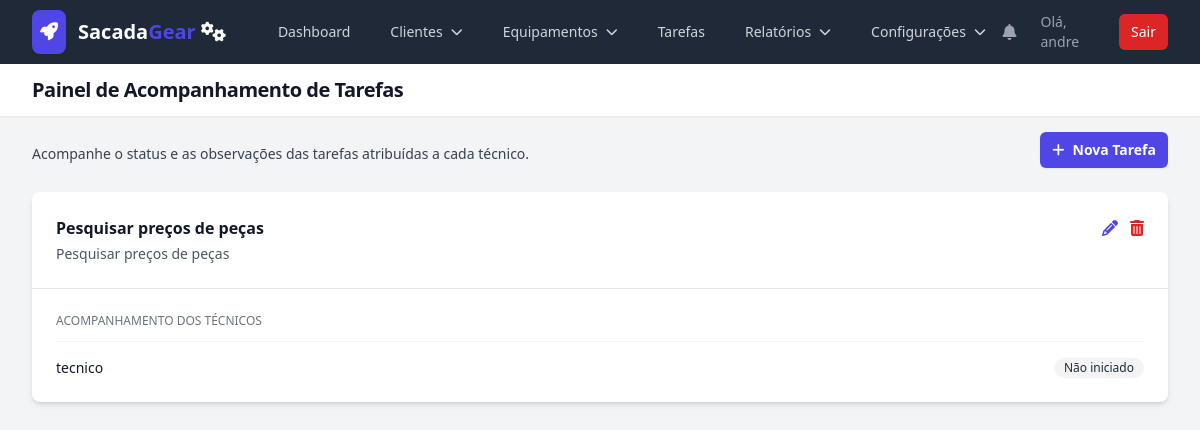
The page /tasks/admin (signed in) on the database its author committed.
### models.py (models this page shows, shortened)
class User(UserMixin, db.Model):
    id = db.Column(db.Integer, primary_key=True)
    username = db.Column(db.String(80), unique=True, nullable=False)
    password_hash = db.Column(db.String(200), nullable=False)
    role = db.Column(db.String(20), nullable=False, default='technician')
    is_active = db.Column(db.Boolean, default=False, nullable=False)
    equipments = db.relationship('Equipment', backref='operator', lazy=True)
    maintenance_records = db.relationship('MaintenanceHistory', backref='technician', lazy=True)
    created_tasks = db.relationship('Task', back_populates='creator', foreign_keys='Task.creator_id')

class Task(db.Model):
    id = db.Column(db.Integer, primary_key=True)
    title = db.Column(db.String(200), nullable=False)
    description = db.Column(db.Text, nullable=True)
    created_date = db.Column(db.DateTime, default=datetime.utcnow)
    creator_id = db.Column(db.Integer, db.ForeignKey('user.id'), nullable=False)
    creator = db.relationship('User', back_populates='created_tasks', foreign_keys=[creator_id])
    assignments = db.relationship('TaskAssignment', backref='task', cascade="all, delete-orphan")

class TaskAssignment(db.Model):
    id = db.Column(db.Integer, primary_key=True)
    task_id = db.Column(db.Integer, db.ForeignKey('task.id'), nullable=False)
    user_id = db.Column(db.Integer, db.ForeignKey('user.id'), nullable=False)
    status = db.Column(db.String(50), default='Não iniciado', nullable=False)
    observation = db.Column(db.Text, nullable=True) # Campo para as anotações do técnico
    technician = db.relationship('User')

### app.py (the view)
    @app.route('/tasks/admin')
    @login_required
    @admin_required
    def admin_tasks():
        tasks = Task.query.order_by(desc(Task.created_date)).all()
        return render_template('admin_tasks.html', tasks=tasks)

### templates/admin_tasks.html (shortened to what this page needs)
{% extends "base.html" %}
{% block header %}Painel de Acompanhamento de Tarefas{% endblock %}
{% block content %}
<div class="sm:flex sm:items-center mb-6">
    <div class="sm:flex-auto">
        <p class="mt-2 text-sm text-gray-700">Acompanhe o status e as observações das tarefas atribuídas a cada técnico.</p>
    </div>
    <div class="mt-4 sm:ml-16 sm:mt-0 sm:flex-none">
        <a href="{{ url_for('create_task') }}" class="block rounded-md bg-indigo-600 px-3 py-2 text-center text-sm font-semibold text-white shadow-sm hover:bg-indigo-500">
            <i class="fas fa-plus mr-2"></i>Nova Tarefa
        </a>
    </div>
</div>
<div class="space-y-6">
    {% for task in tasks %}
    <div class="bg-white shadow-md rounded-lg overflow-hidden">
        <div class="p-4 sm:p-6 border-b border-gray-200">
            <div class="flex justify-between items-start">
                <div>
                    <h3 class="text-base font-semibold leading-6 text-gray-900">{{ task.title }}</h3>
                    {% if task.description %}
                    <p class="mt-1 text-sm text-gray-600">{{ task.description }}</p>
                    {% endif %}
                </div>
                <div class="flex-shrink-0 ml-4 flex items-center gap-3">
                    <a href="{{ url_for('edit_task', task_id=task.id) }}" class="text-indigo-600 hover:text-indigo-800" title="Editar Tarefa">
                        <i class="fas fa-pencil-alt"></i>
                    </a>
                    <form action="{{ url_for('delete_task', task_id=task.id) }}" method="POST"
                          onsubmit="openConfirmationModal(event, 'Deletar Tarefa', 'Tem certeza que deseja deletar esta tarefa?')">
                        <button type="submit" class="text-red-600 hover:text-red-800" title="Deletar Tarefa">
                            <i class="fas fa-trash-alt"></i>
                        </button>
                    </form>
                </div>
            </div>
        </div>
        <div class="p-4 sm:p-6">
            <h4 class="text-xs font-medium text-gray-500 uppercase">Acompanhamento dos Técnicos</h4>
            <ul class="mt-3 space-y-4">
                {% for assignment in task.assignments %}
                <li class="border-t border-gray-100 pt-4">
                    <div class="flex items-center justify-between">
                        <span class="text-sm font-medium text-gray-900">{{ assignment.technician.username }}</span>
                        {% if assignment.status == 'Concluído' %}
                            <span class="inline-flex items-center rounded-full bg-green-100 px-2.5 py-0.5 text-xs font-medium text-green-800">Concluído</span>
                        {% elif assignment.status == 'Em andamento' %}
                            <span class="inline-flex items-center rounded-full bg-blue-100 px-2.5 py-0.5 text-xs font-medium text-blue-800">Em andamento</span>
                        {% elif assignment.status == 'Pendente' %}
                            <span class="inline-flex items-center rounded-full bg-yellow-100 px-2.5 py-0.5 text-xs font-medium text-yellow-800">Pendente</span>
                        {% else %}
                            <span class="inline-flex items-center rounded-full bg-gray-100 px-2.5 py-0.5 text-xs font-medium text-gray-800">Não iniciado</span>
                        {% endif %}
                    </div>
                </li>
                {% endfor %}
            </ul>
        </div>
    </div>
    {% else %}
     <div class="text-center py-12">
        <i class="fas fa-clipboard-check text-4xl text-gray-300"></i>
        <h3 class="mt-2 text-sm font-semibold text-gray-900">Nenhuma tarefa criada</h3>
        <p class="mt-1 text-sm text-gray-500">Comece criando uma nova tarefa para sua equipe.</p>
    </div>
    {% endfor %}
</div>
{% endblock %}

### templates/base.html (shortened to what this page needs)
<!DOCTYPE html>
<html lang="pt-br" class="h-full bg-gray-100">
<head>
    <script src="https://cdn.tailwindcss.com"></script>
    <link rel="stylesheet" href="https://rsms.me/inter/inter.css">
    <link rel="stylesheet" href="https://cdnjs.cloudflare.com/ajax/libs/font-awesome/6.5.2/css/all.min.css">
</head>
<body class="h-full">
    <div class="min-h-full">
        <nav class="bg-gray-800" x-data="{ mobileMenuOpen: false }">
            <div class="mx-auto max-w-7xl px-4 sm:px-6 lg:px-8">
                <div class="flex h-16 items-center justify-between">
                    <div class="flex items-center">
                        <div class="flex-shrink-0">
                           <a href="{{ url_for('dashboard') if current_user.is_authenticated else url_for('login') }}" class="flex items-center space-x-3 rtl:space-x-reverse">
                               <div class="bg-primary-600 text-white p-2 rounded-lg shadow-sm"><i class="fas fa-rocket text-lg"></i></div>
                               <span class="text-xl font-bold text-white">Sacada<span class="text-primary-600">Gear</span> <i class="fa-solid fa-gears"></i></span>
                           </a>
                        </div>
                        <div class="hidden md:block">
                            <div class="ml-10 flex items-baseline space-x-4">
                                {% if current_user.is_authenticated %}
                                    <a href="{{ url_for('dashboard') }}" class="{% if request.endpoint == 'dashboard' %}bg-gray-900 text-white{% else %}text-gray-300 hover:bg-gray-700 hover:text-white{% endif %} rounded-md px-3 py-2 text-sm font-medium">Dashboard</a>
                                    {% if current_user.role == 'admin' %}
                                    <div x-data="{ open: false }" class="relative">
                                        <button @click="open = !open" @click.away="open = false" class="{% if request.endpoint in ['client_list', 'new_client', 'edit_client', 'archived_clients'] %}bg-gray-900 text-white{% else %}text-gray-300 hover:bg-gray-700 hover:text-white{% endif %} rounded-md px-3 py-2 text-sm font-medium flex items-center">
                                            <span>Clientes</span><i class="fas fa-chevron-down ml-2 text-xs"></i>
                                        </button>
                                    </div>
                                    <div x-data="{ open: false }" class="relative">
                                        <button @click="open = !open" @click.away="open = false" class="{% if request.endpoint in ['equipment_list', 'new_equipment', 'edit_equipment', 'archived_list'] %}bg-gray-900 text-white{% else %}text-gray-300 hover:bg-gray-700 hover:text-white{% endif %} rounded-md px-3 py-2 text-sm font-medium flex items-center">
                                            <span>Equipamentos</span><i class="fas fa-chevron-down ml-2 text-xs"></i>
                                        </button>
                                    </div>
                                    <a href="{{ url_for('technician_tasks') }}" class="{% if request.endpoint == 'technician_tasks' %}bg-gray-900 text-white{% else %}text-gray-300 hover:bg-gray-700 hover:text-white{% endif %} rounded-md px-3 py-2 text-sm font-medium">Tarefas</a>
                                    <div x-data="{ open: false }" class="relative">
                                        <button @click="open = !open" @click.away="open = false" class="{% if request.endpoint in ['financial_report', 'full_history'] %}bg-gray-900 text-white{% else %}text-gray-300 hover:bg-gray-700 hover:text-white{% endif %} rounded-md px-3 py-2 text-sm font-medium flex items-center">
                                            <span>Relatórios</span><i class="fas fa-chevron-down ml-2 text-xs"></i>
                                        </button>
                                    </div>
                                    <div x-data="{ open: false }" class="relative">
                                        <button @click="open = !open" @click.away="open = false" class="{% if request.endpoint in ['manage_settings', 'user_list'] %}bg-gray-900 text-white{% else %}text-gray-300 hover:bg-gray-700 hover:text-white{% endif %} rounded-md px-3 py-2 text-sm font-medium flex items-center">
                                            <span>Configurações</span><i class="fas fa-chevron-down ml-2 text-xs"></i>
                                        </button>
                                    </div>
                                    {% endif %}
                                {% endif %}
                            </div>
                        </div>
                    </div>
                    <div class="hidden md:block">
                        <div class="ml-4 flex items-center md:ml-6">
                            {% if current_user.is_authenticated %}
                            <div x-data="{ open: false }" class="relative">
                                <button @click="open = !open" class="relative rounded-full bg-gray-800 p-2 text-gray-400 hover:text-white focus:outline-none focus:ring-2 focus:ring-white focus:ring-offset-2 focus:ring-offset-gray-800">
                                    <i class="fas fa-bell"></i>
                                </button>
                            </div>
                            <span class="text-gray-400 text-sm ml-4 mr-4">Olá, {{ current_user.username }}</span>
                            <a href="{{ url_for('logout') }}" class="rounded-md bg-red-600 px-3 py-2 text-sm font-medium text-white hover:bg-red-700">Sair</a>
                            {% else %}
                            <a href="{{ url_for('login') }}" class="text-gray-300 hover:bg-gray-700 hover:text-white rounded-md px-3 py-2 text-sm font-medium">Login</a>
                            <a href="{{ url_for('register') }}" class="ml-4 rounded-md bg-indigo-600 px-3 py-2 text-sm font-medium text-white hover:bg-indigo-700">Cadastrar</a>
                            {% endif %}
                        </div>
                    </div>
                </div>
            </div>
        </nav>
        <header class="bg-white shadow-sm">
            <div class="mx-auto max-w-7xl px-4 py-3 sm:px-6 lg:px-8">
                <h1 class="text-lg sm:text-xl font-bold tracking-tight text-gray-900">{% block header %}{% endblock %}</h1>
            </div>
        </header>
        <main>
            <div class="mx-auto max-w-7xl py-4 px-4 sm:px-6 lg:px-8">
                {% block content %}{% endblock %}
            </div>
        </main>
    </div>
</body>
</html>

### templates/base.html (style rules this page uses)
:root { --cor-primaria: #4f46e5; }
.text-primary-600 { color: var(--cor-primaria); }
.bg-primary-600 { background-color: var(--cor-primaria); }

### rows shown on the page
User: username "andre"
Task: title "Pesquisar preços de peças", description "Pesquisar preços de peças"
TaskAssignment: technician.username "tecnico", status "Não iniciado"
